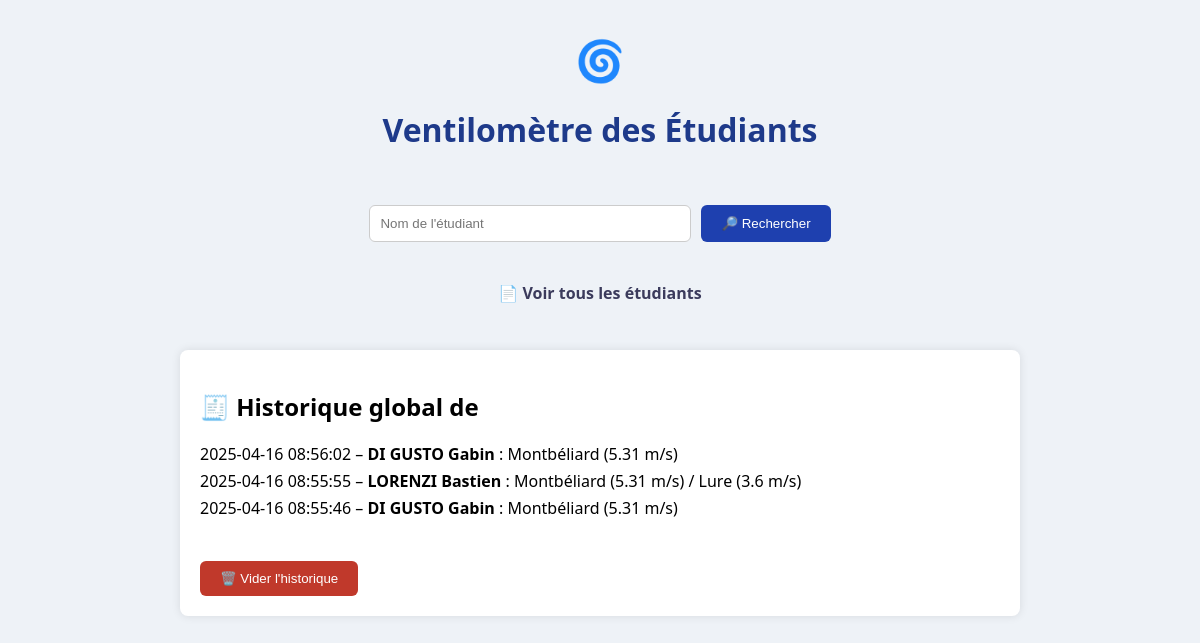
Before: / with the older database file.
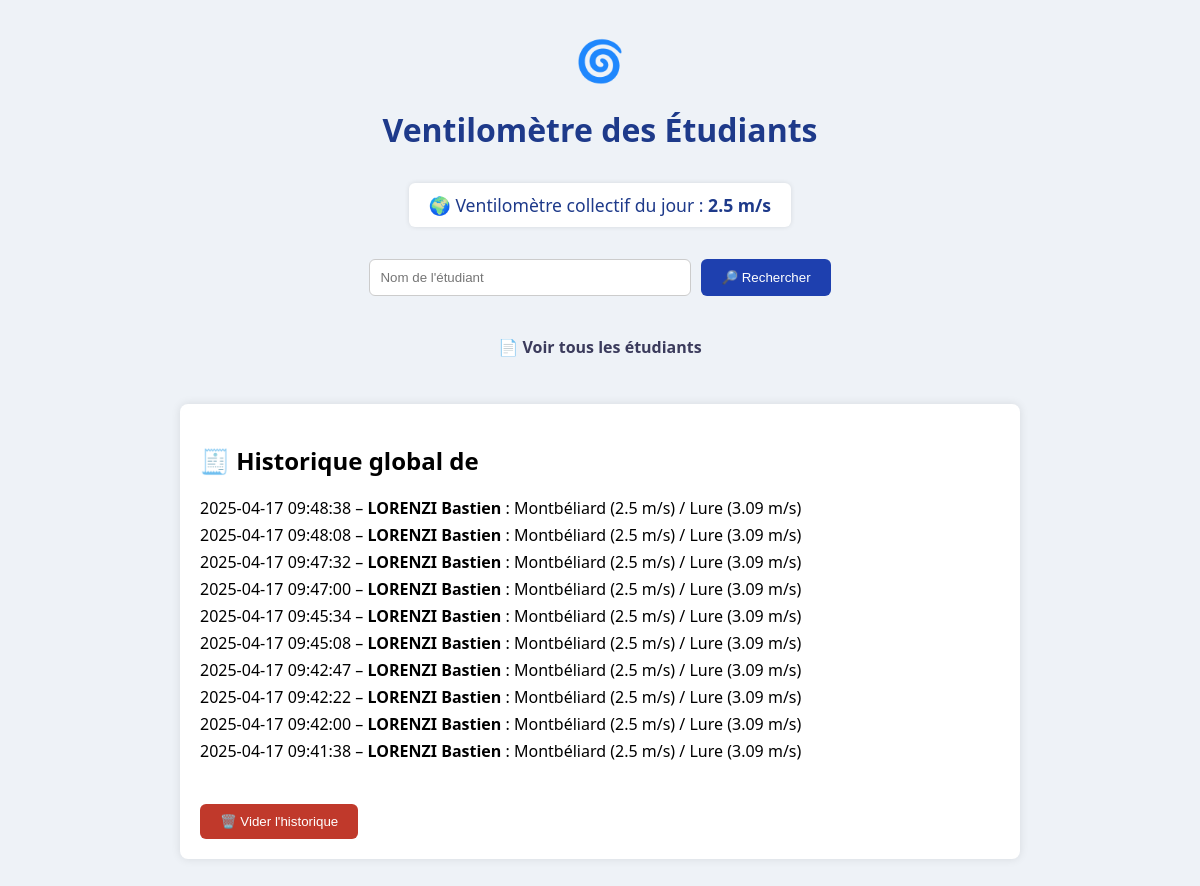
After: the same page with the newer database file.
### tables this page shows
CREATE TABLE historique_recherches (
    id INTEGER PRIMARY KEY AUTOINCREMENT,
    nom TEXT NOT NULL,
    ville1 TEXT,
    vent1 REAL,
    ville2 TEXT,
    vent2 REAL,
    heure TEXT
, prenom TEXT);

### app.py (the view, shortened to what this page needs)
@app.route("/", methods=["GET", "POST"])
def index():
    result = None  # Dictionnaire des résultats d'une recherche utilisateur
    historique = []  # Historique global des recherches
    historique_utilisateur = []  # Historique des recherches d'un utilisateur spécifique
    vent_collectif = None  # Vent médian collectif du jour
    conn = sqlite3.connect("students.db")
    cursor = conn.cursor()
    try:
        cursor.execute("ALTER TABLE historique_recherches ADD COLUMN prenom TEXT")
    except sqlite3.OperationalError:
        pass  # Ignore l'erreur si la colonne existe déjà
    cursor.execute("SELECT vent FROM meteo WHERE date = date('now')")
    vents = [row[0] for row in cursor.fetchall() if row[0] is not None]
    if vents:
        vents.sort()
        n = len(vents)
        vent_collectif = vents[n // 2] if n % 2 == 1 else (vents[n // 2 - 1] + vents[n // 2]) / 2
    cursor.execute("SELECT * FROM historique_recherches ORDER BY id DESC LIMIT 10")
    historique = cursor.fetchall()
    if result:
        cursor.execute("SELECT * FROM historique_recherches WHERE nom = ?", (result["nom"],))
        historique_utilisateur = cursor.fetchall()
    conn.commit()
    conn.close()
    return render_template("index.html", result=result, historique=historique,
                           historique_utilisateur=historique_utilisateur, vent_collectif=vent_collectif)

### templates/index.html (shortened to what this page needs)
<!DOCTYPE html>
<html lang="fr">
<head>
</head>
<body>
    <div class="logo">🌀</div>
    <h1> Ventilomètre des Étudiants </h1>
    {% if vent_collectif %}
    <div class="vent-median">
        🌍 Ventilomètre collectif du jour : <strong>{{ vent_collectif }} m/s</strong>
    </div>
    {% endif %}
    <form method="POST">
        <input type="text" name="nom" placeholder="Nom de l'étudiant" required>
        <button type="submit">🔎 Rechercher</button>
    </form>
    <div class="students-link">
        <p>📄 <a href="{{ url_for('etudiants') }}">Voir tous les étudiants</a></p>
    </div>
    {% if historique %}
    <div class="history">
        <h2>🧾 Historique global de {{ result.nom }} {{ result.prenom }}</h2>
        <ul>
            {% for r in historique %}
            <li>
                {{ r[6] }} – <strong>{{ r[1] }} {{ r[7] }}</strong> :
                {{ r[2] }} ({{ r[3] }} m/s)
                {% if r[4] %}/ {{ r[4] }} ({{ r[5] }} m/s){% endif %}
            </li>
            {% endfor %}
        </ul>
        <form method="POST" action="{{ url_for('clear_history') }}">
            <button class="btn-clear">🗑️ Vider l'historique</button>
        </form>
</div>
    {% endif %}
</body>
</html>

### templates/index.html (style rules this page uses)
body { font-family: 'Segoe UI', sans-serif; background-color: #eef2f7; margin: 0; padding: 2rem; display: flex; flex-direction: column; align-items: center; }
h1 { color: #1e3a8a; text-align: center; }
.logo { font-size: 40px; }
form { margin-top: 2rem; display: flex; flex-direction: row; gap: 10px; }
input[type=text] { padding: 10px; width: 300px; border-radius: 6px; border: 1px solid #ccc; }
button { padding: 10px 20px; background-color: #1e40af; color: white; border: none; border-radius: 6px; cursor: pointer; }
.students-link { margin-top: 1.5rem; text-align: center; }
.students-link a { color: #3b3b5c; text-decoration: none; font-weight: bold; }
.result, .history { margin-top: 30px; padding: 20px; background: white; border-radius: 8px; width: 80%; max-width: 800px; box-shadow: 0 0 10px rgba(0,0,0,0.1); }
.vent-median { margin-top: 10px; font-size: 1.1rem; color: #1e3a8a; background-color: #fff; padding: 10px 20px; border-radius: 6px; box-shadow: 0 0 5px rgba(0,0,0,0.1); }
ul { list-style-type: none; padding-left: 0; }
li { margin: 5px 0; }
.btn-clear { margin-top: 10px; background-color: #c0392b; }

Changed rows visible on the page:
no longer on this page (row edited): historique_recherches: heure "2025-04-16 08:56:02", nom "DI GUSTO", prenom "Gabin", ville1 "Montbéliard", vent1 "5.31"
no longer on this page (row edited): historique_recherches: heure "2025-04-16 08:55:55", nom "LORENZI", prenom "Bastien", ville1 "Montbéliard", vent1 "5.31", ville2 "Lure", vent2 "3.6"
no longer on this page (row edited): historique_recherches: heure "2025-04-16 08:55:46", nom "DI GUSTO", prenom "Gabin", ville1 "Montbéliard", vent1 "5.31"
added historique_recherches: heure "2025-04-17 09:48:38", nom "LORENZI", prenom "Bastien", ville1 "Montbéliard", vent1 "2.5", ville2 "Lure", vent2 "3.09"
added historique_recherches: heure "2025-04-17 09:48:08", nom "LORENZI", prenom "Bastien", ville1 "Montbéliard", vent1 "2.5", ville2 "Lure", vent2 "3.09"
added historique_recherches: heure "2025-04-17 09:47:32", nom "LORENZI", prenom "Bastien", ville1 "Montbéliard", vent1 "2.5", ville2 "Lure", vent2 "3.09"
added historique_recherches: heure "2025-04-17 09:47:00", nom "LORENZI", prenom "Bastien", ville1 "Montbéliard", vent1 "2.5", ville2 "Lure", vent2 "3.09"
added historique_recherches: heure "2025-04-17 09:45:34", nom "LORENZI", prenom "Bastien", ville1 "Montbéliard", vent1 "2.5", ville2 "Lure", vent2 "3.09"
added historique_recherches: heure "2025-04-17 09:45:08", nom "LORENZI", prenom "Bastien", ville1 "Montbéliard", vent1 "2.5", ville2 "Lure", vent2 "3.09"
added historique_recherches: heure "2025-04-17 09:42:47", nom "LORENZI", prenom "Bastien", ville1 "Montbéliard", vent1 "2.5", ville2 "Lure", vent2 "3.09"
added historique_recherches: heure "2025-04-17 09:42:22", nom "LORENZI", prenom "Bastien", ville1 "Montbéliard", vent1 "2.5", ville2 "Lure", vent2 "3.09"
added historique_recherches: heure "2025-04-17 09:42:00", nom "LORENZI", prenom "Bastien", ville1 "Montbéliard", vent1 "2.5", ville2 "Lure", vent2 "3.09"
added historique_recherches: heure "2025-04-17 09:41:38", nom "LORENZI", prenom "Bastien", ville1 "Montbéliard", vent1 "2.5", ville2 "Lure", vent2 "3.09"
Other visible differences:
{{ vent_collectif }}: (not shown) → "2.5"
text now shown: "🌍 Ventilomètre collectif du jour : m/s"
